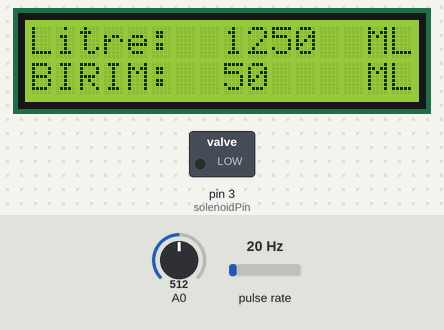
Recording of a sketch running on a simulated Arduino Uno, built with avr-gcc and run on an emulated ATmega328P. Shown: 16×2 character LCD, switched loads named in the sketch (green lamp = pin HIGH). Wiring (inferred from the names in the program): pulse sensor: data pin 2. Inputs (shaded band) come from the test bench; at power-on: A0 = 512, pulse rate 20 Hz. EEPROM starts erased; pins used as bus, display or sensor lines are not drawn; what the sketch prints to the serial monitor is not drawn.

Above: at 1.2 s.
1.3 s: A0 set to 539
2.8 s: A0 set to 564
At 3.7 s:
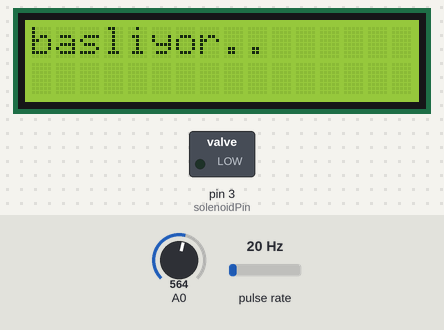
5.8 s: A0 set to 40
At 6.6 s:
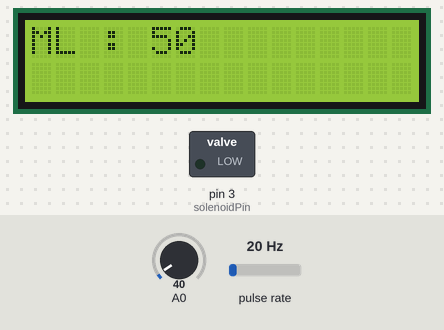
8.8 s: A0 set to 565
At 9.4 s:
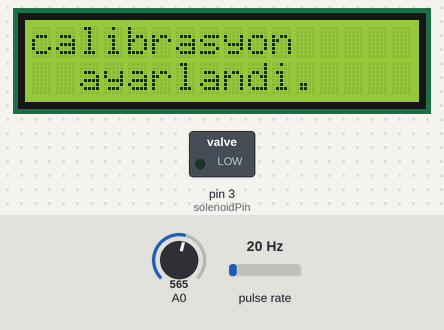
Timing chart, 0 to 11.3 s (numbered marks = the images above; inputs shaded):
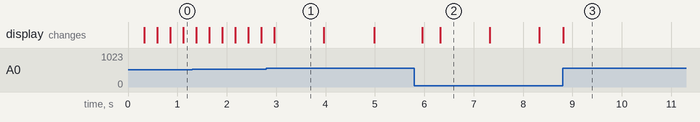

Measured:
- the behaviour switches between 554 and 555 on A0 (found by bisection; images 0 and 1)
- after the input at 2.8 s, the display: changes after 0.16 s (image 1)
- after the input at 5.8 s, the display: first changes after 0.16 s (image 2 shows a later state)
- after the input at 8.8 s, the display: changes at once (image 3)
- what the display in image 1 shows lasts 1.0 s, from 3.0 s to 4.0 s

The sketch:

code.ino
```cpp
/*
Liquid flow rate sensor -DIYhacking.com Arvind Sanjeev

Measure the liquid/water flow rate using this code.
Connect Vcc and Gnd of sensor to arduino, and the
signal line to arduino digital pin 2.

*/
#include <LiquidCrystal.h>
#include <EEPROM.h>
LiquidCrystal ekran(8,9,4,5,6,7);
int basilan_tus=0;
int okunan_deger=0;
int i=0;

#define sag    0
#define yukari 1
#define asagi  2
#define sol    3
#define sec    4
#define yok    5


byte sayfa=1;
int solenoidPin = 3;
byte statusLed    = 6;

byte sensorInterrupt = 0;  // 0 = digital pin 2
byte sensorPin       = 2;
byte baslatdur=0;
// The hall-effect flow sensor outputs approximately 4.5 pulses per second per
// litre/minute of flow.
float calibrationFactor = 6.4;

volatile byte pulseCount;
int totalcount=0;
float flowRate;
unsigned int flowMilliLitres;
unsigned long totalMilliLitres;
unsigned long dolum=1000;
unsigned long oldTime;
unsigned long birim=50;
unsigned long secimlitre;
void setup()
{ekran.begin(16,2);
ekran.setCursor(0,0);
ekran.print("Litre : ");
sayfa=1;
Serial.println();
Serial.print("sayfa: ");
Serial.println(sayfa);
// Initialize a serial connection for reporting values to the host
Serial.begin(38400);

// Set up the status LED line as an output
pinMode(statusLed, OUTPUT);
digitalWrite(statusLed, HIGH);  // We have an active-low LED attached
pinMode(solenoidPin, OUTPUT);
pinMode(sensorPin, INPUT);
digitalWrite(sensorPin, HIGH);

digitalWrite(solenoidPin, LOW);
pulseCount        = 0;
flowRate          = 0.0;
flowMilliLitres   = 0;
totalMilliLitres  = 0;
oldTime           = 0;
//EEPROM.write(10,6.4);
if (EEPROM.read(10)!=255){
  int sayi=EEPROM.read(10);
  float ondalik=(float)EEPROM.read(11)/100;
}


// The Hall-effect sensor is connected to pin 2 which uses interrupt 0.
// Configured to trigger on a FALLING state change (transition from HIGH
// state to LOW state)
attachInterrupt(sensorInterrupt, pulseCounter, FALLING);
}
byte buton_bul(){
  okunan_deger=analogRead(A0);

  if (okunan_deger > 1000){return yok;}
  if (okunan_deger < 50){return sag;}
  if (okunan_deger < 195){return yukari;}
  if (okunan_deger < 380){

    return asagi;
    }
  if (okunan_deger < 555){
   return yukari;
    }
  if (okunan_deger < 790){return sec;}

}

/**
* Main program loop
*/
void loop()
{
 klavye();
if (sayfa == 2){
  sayfa2();}
else if (sayfa == 1){
  sayfa1();delay(100);}
else if (sayfa==3){
  sayfa3();delay(100);}
//  Serial.println();
//Serial.print("sayfa: ");
// Serial.println(sayfa);

}
void klavye(){

 Serial.println();
Serial.print("DEĞİŞTİ: ");
 Serial.println(analogRead(A0));

  basilan_tus= buton_bul();
   Serial.print("birim: ");
 Serial.println(basilan_tus);
  switch (basilan_tus){

  case sag:{
  //sag tusuna basınca ilk sayfadaysa kalibrasyona
  //2 sayfadaysa bitirmeye ardından sayfa1e
   //3. dolum bitti sayfasında ise sayfa 1 e
   if (sayfa==2 || sayfa==3){baslatdur=0;totalMilliLitres=0; digitalWrite(solenoidPin, LOW);sayfa1();  delay(200);}
    else if (sayfa==1){kalibrasyon();delay(500);}


       break; }
  case sol:{
    //ml birim değiştirir
    if (sayfa==1 ){
    if (birim==50){birim=100;}
    else if (birim==100){birim=500;}
    else if (birim==500){birim=1000;}
    else if (birim==1000){birim=5000;}
    else if (birim==5000){birim=50;}


    ekransecim();
    delay(100);}

    break;
       }
  case yukari:{//sayfa 1 de dolumu artırır
    if (sayfa==1){
    dolum+=birim;
    ekransecim();
    delay(100);}

    break;}
  case asagi:{//dolumu azaltır
    if (sayfa==1){
    if (dolum-birim>0 && dolum-birim<500000){
    dolum-=birim;
    ekransecim(); delay(200);}
    }

    break;}

  case sec:{

    if (sayfa==1){
      totalMilliLitres=0;
      ekran.clear();
      ekran.print("basliyor..");
      delay(1000);     ekran.clear();

      // belirlenen litre için vafli acıyoruz baslattıgını belirtiroyur (baslatdur)
    totalcount=0; digitalWrite(solenoidPin, HIGH);sayfa=2;  sayfa2();
      baslatdur=1;
    }
    else if (sayfa==2){
      //eğer doluma başladıysa durdurma başlatma komutu ve baslatıgını durdurdugunu belirtiyoruz (baslatdur)
      if (baslatdur==0){baslatdur=1; digitalWrite(solenoidPin, HIGH);}
      else {baslatdur=0; digitalWrite(solenoidPin, LOW);delay(100);}


    }
    else if (sayfa==3) {
      //eğer diğer sayfadaysa direk sayfa 1 aktarır.
      sayfa1();


    }
    else if (sayfa==99){sayfa1();}

    break;}
  case yok:{  break;}
  }


}
void sayfa2(){


    if((millis() - oldTime) > 1000) {      // Only process counters once per second
      sayfa=2;

      detachInterrupt(sensorInterrupt);
      flowRate = ((1000.0 / (millis() - oldTime)) * pulseCount) / calibrationFactor;
     oldTime = millis();
     flowMilliLitres = (flowRate / 60) * 1000;
     totalMilliLitres += flowMilliLitres;
      totalcount+=pulseCount;
      if (totalMilliLitres>=dolum)   { digitalWrite(solenoidPin, LOW); sayfa=1;  }
      pulseCount = 0;  attachInterrupt(sensorInterrupt, pulseCounter, FALLING);
     ekranyukleme();

   /*   unsigned int frac;
    *    // Print the flow rate for this second in litres / minute
      Serial.print("Flow rate: ");
      Serial.print(int(flowRate));  // Print the integer part of the variable
      Serial.print(".");             // Print the decimal point
      // Determine the fractional part. The 10 multiplier gives us 1 decimal place.
      frac = (flowRate - int(flowRate)) * 10;
      Serial.print(frac, DEC) ;      // Print the fractional part of the variable
      Serial.print("L/min");
      // Print the number of litres flowed in this second
      Serial.print("  Current Liquid Flowing: ");             // Output separator
      Serial.print(flowMilliLitres);
      Serial.print("mL/Sec");
    */
      // Print the cumulative total of litres flowed since starting
   /*   Serial.print("  Output Liquid Quantity: ");             // Output separator
      Serial.print(totalMilliLitres);
      Serial.print("mL");
      Serial.print(" Totalcount: ");
      Serial.println(totalcount);
      ekran.clear();
      ekran.print("acik:");
      ekran.println(totalMilliLitres);
      ekran.setCursor(0,1);
      ekran.print("count");
      ekran.println(totalcount);*/


      /* Serial.print("Flow rate: ");
      Serial.print(int(flowRate));  // Print the integer part of the variable
      Serial.print(".");             // Print the decimal point
      // Determine the fractional part. The 10 multiplier gives us 1 decimal place.
      frac = (flowRate - int(flowRate)) * 10;
   /  Serial.print(0, DEC) ;      // Print the fractional part of the variable
      Serial.print("L/min");
      // Print the number of litres flowed in this second
      Serial.print("  Current Liquid Flowing: ");             // Output separator
      Serial.print(flowMilliLitres);
      Serial.print("mL/Sec");

      // Print the cumulative total of litres flowed since starting
      Serial.print("  Output Liquid Quantity: ");             // Output separator
      Serial.print(totalMilliLitres);
      Serial.print("mL");
      Serial.print(" Totalcount: ");
      Serial.println(totalcount);
      ekran.clear();
      ekran.print("acik:");
      ekran.println(totalMilliLitres);
      ekran.setCursor(0,1);
      ekran.print("count");
      ekran.println(totalcount);*/


      // Reset the pulse counter so we can start incrementing again


      // Enable the interrupt again now that we've finished sending output


    }


}

void kalibrasyon(){
  totalMilliLitres=0;
ekran.clear();
  ekran.setCursor(0,0);
  ekran.print("500 Ml sise doldurun");
  ekran.setCursor(0,1);
        ekran.setCursor(0,1);
        ekran.print("Baslayin.");
sayfa=99;
   while(1){
         if (basilan_tus==sec){ digitalWrite(solenoidPin, LOW); break;}
    if((millis() - oldTime) > 1000)    // Only process counters once per second
    {
      // Disable the interrupt while calculating flow rate and sending the value to
      // the host
      detachInterrupt(sensorInterrupt);

      // Because this loop may not complete in exactly 1 second intervals we calculate
      // the number of milliseconds that have passed since the last execution and use
      // that to scale the output. We also apply the calibrationFactor to scale the output
      // based on the number of pulses per second per units of measure (litres/minute in
      // this case) coming from the sensor.
      flowRate = ((1000.0 / (millis() - oldTime)) * pulseCount) / calibrationFactor;


      // Note the time this processing pass was executed. Note that because we've
      // disabled interrupts the millis() function won't actually be incrementing right
      // at this point, but it will still return the value it was set to just before
      // interrupts went away.
      oldTime = millis();

      // Divide the flow rate in litres/minute by 60 to determine how many litres have
      // passed through the sensor in this 1 second interval, then multiply by 1000 to
      // convert to millilitres.
      flowMilliLitres = (flowRate / 60) * 1000;

      // Add the millilitres passed in this second to the cumulative total
      totalMilliLitres += flowMilliLitres;

      unsigned int frac;


      frac = (flowRate - int(flowRate)) * 10;

      totalcount+=pulseCount;
      // Print the cumulative total of litres flowed since starting

          pulseCount = 0;  attachInterrupt(sensorInterrupt, pulseCounter, FALLING);

          //burayı stop olarak değişecek
          sayfa=99;


    if (totalMilliLitres!=0){ekran.setCursor(0,1);
        ekran.print("Basladi. ");}

  ekran.clear();
  ekran.setCursor(0,0);
  ekran.print("ML : ");
  ekran.print( totalMilliLitres );
  }
  basilan_tus= buton_bul();
  }
  float x=(float)totalMilliLitres/500.00;


  calibrationFactor = calibrationFactor * x;

 /* EEPROMA kaydedilecek veri */
 calibrationFactor-=0.01;
 int sayi=calibrationFactor;
 int ondalik =(calibrationFactor-sayi)*100;

 EEPROM.write(10, sayi);
Serial.print("sayi");Serial.println(  EEPROM.read(10));

  EEPROM.write(11, ondalik);
Serial.print("ondalik");Serial.println(  EEPROM.read(11));
      Serial.print(" x :");
  Serial.println(x);
  sayfa=1;
  Serial.print(" kalibrasyon: ");
  Serial.println(calibrationFactor);
    Serial.print(" x :");
  Serial.println(x);
      Serial.print(" total :");
  Serial.println(500/totalMilliLitres);
  ekran.clear();
  ekran.setCursor(0,0);
  ekran.print("calibrasyon");
  ekran.setCursor(0,1);
  ekran.print("  ayarlandi.");
  delay(5000);
  sayfa1();
  }


void sayfa1(){sayfa=1;totalMilliLitres=0;
if (digitalRead(solenoidPin)){digitalWrite(solenoidPin,LOW);}delay(50); ekransecim();}
void sayfa3(){
sayfa=3;
}

void ekransecim(){
   ekran.clear();
  ekran.print("Litre:");
  ekran.setCursor(8,0);
  ekran.print(dolum);
  ekran.setCursor(14,0);
  ekran.print("ML");
  ekran.setCursor(0,1);
  ekran.print("BIRIM:");
  ekran.setCursor(8,1);
  ekran.print(birim);
  ekran.setCursor(14,1);
  ekran.print("ML");


}
void ekranyukleme(){
  ekran.clear();
  ekran.setCursor(0,0);
  ekran.print("TOPLAM:");
  ekran.setCursor(8,0);
  ekran.print(dolum);
  ekran.setCursor(14,0);
  ekran.print("ML");

  ekran.setCursor(0,1);
  ekran.print("YUKLE:");
  ekran.setCursor(8,1);
  ekran.print(totalMilliLitres);
  ekran.setCursor(14,1);
  ekran.print("ML");
}

/*
Insterrupt Service Routine
*/
void pulseCounter()
{
  // Increment the pulse counter
  pulseCount++;
}
```
